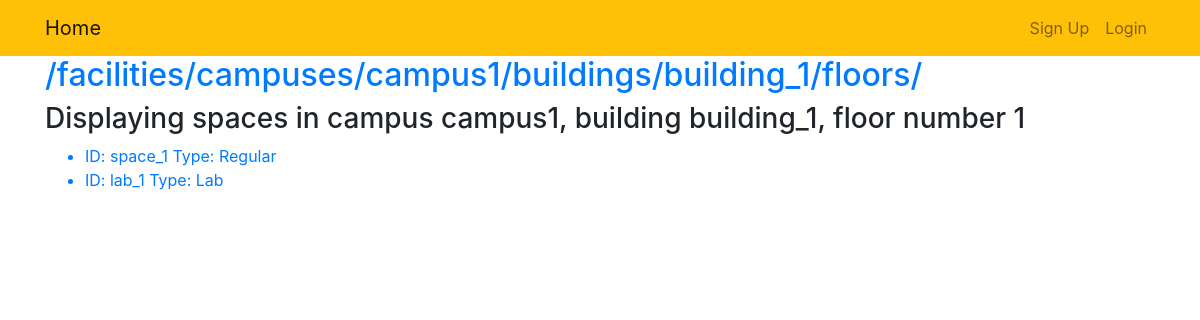
The app's page /facilities/campuses/campus1/buildings/building_1/floors/1/spaces/, older data.
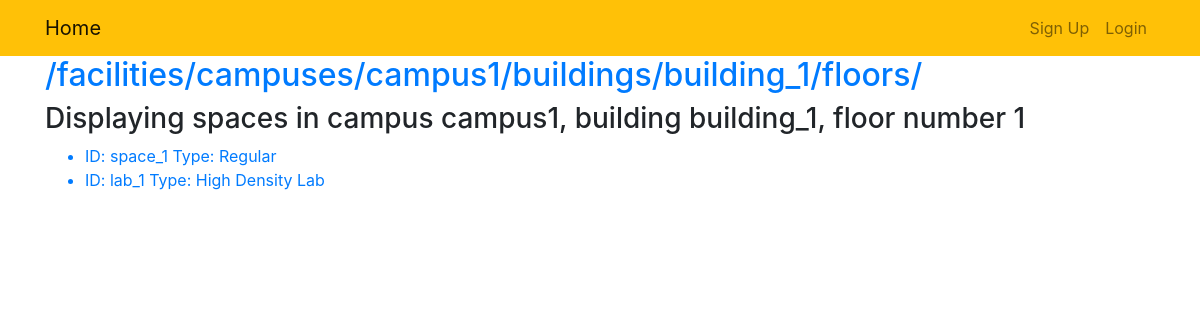
The same page, newer data.
### facilities/models.py (models this page shows, shortened)
class Space(models.Model):
    id = models.CharField(primary_key=True, max_length=MAX_LENGTH)
    type = models.CharField(choices=(('Regular', 'Regular'), ('Low Density Lab', 'Low Density Lab'),
                                     ('High Density Lab', 'High Density Lab')),
                            max_length=MAX_LENGTH)
    floor = models.ForeignKey(Floor, on_delete=models.CASCADE)

### facilities/views.py (the view)
def display_floor(request, campus_id, building_id, floor_num):
    wanted_campus = get_object_or_404(Campus, id=campus_id)
    wanted_building = get_object_or_404(Building, campus=wanted_campus, id=building_id)
    wanted_floor = get_object_or_404(Floor, building=wanted_building, floor_num=int(floor_num))
    spaces = Space.objects.filter(floor=wanted_floor)
    return render(request, 'facilities/spaces.html', {'items': spaces, 'campus_id': campus_id,
                                                      'building_id': building_id, 'floor_num': floor_num})

### facilities/templates/facilities/spaces.html
{% extends 'custom_user/base.html' %}
{% block content %}
<body>
    <h2>
        <a href="{% url 'facilities:building_floors' campus_id=campus_id building_id=building_id%}">
            {% url 'facilities:building_floors' campus_id=campus_id building_id=building_id%}
        </a>
    </h2>
    <h3>Displaying spaces in campus {{campus_id}}, building {{building_id}}, floor number {{floor_num}}</h3>
    <ul>
        {% for item in items%}
        <a href="{% url 'facilities:space_cubics' campus_id=campus_id building_id=building_id floor_num=floor_num space_id=item.id%}">
         <li>
            ID: {{ item.id }}
            Type: {{ item.type }}
         </li>
        </a>
        {% endfor %}
    </ul>
</body>
{% endblock %}

Row changes from the older to the newer data that the page shows:
changed Space "lab_1": type "Lab" → "High Density Lab"
